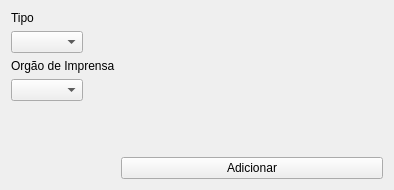
<?xml version="1.0" encoding="UTF-8"?>
<ui version="4.0">
 <class>Form</class>
 <widget class="QWidget" name="Form">
  <property name="geometry">
   <rect>
    <x>0</x>
    <y>0</y>
    <width>394</width>
    <height>190</height>
   </rect>
  </property>
  <property name="windowTitle">
   <string>Form</string>
  </property>
  <layout class="QFormLayout" name="formLayout">
   <item row="0" column="0">
    <widget class="QLabel" name="label">
     <property name="text">
      <string>Tipo</string>
     </property>
    </widget>
   </item>
   <item row="1" column="0">
    <widget class="QComboBox" name="qcombotipo"/>
   </item>
   <item row="2" column="0">
    <widget class="QLabel" name="label_2">
     <property name="text">
      <string>Orgão de Imprensa</string>
     </property>
    </widget>
   </item>
   <item row="3" column="0">
    <widget class="QComboBox" name="qcombooi"/>
   </item>
   <item row="5" column="1">
    <widget class="QPushButton" name="addbutton">
     <property name="text">
      <string>Adicionar</string>
     </property>
    </widget>
   </item>
   <item row="4" column="1">
    <spacer name="verticalSpacer">
     <property name="orientation">
      <enum>Qt::Vertical</enum>
     </property>
     <property name="sizeHint" stdset="0">
      <size>
       <width>20</width>
       <height>40</height>
      </size>
     </property>
    </spacer>
   </item>
  </layout>
 </widget>
 <resources/>
 <connections/>
</ui>
